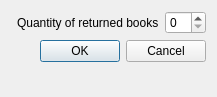
<?xml version="1.0" encoding="UTF-8"?>
<ui version="4.0">
 <class>CancelReserve</class>
 <widget class="QDialog" name="CancelReserve">
  <property name="geometry">
   <rect>
    <x>0</x>
    <y>0</y>
    <width>202</width>
    <height>97</height>
   </rect>
  </property>
  <property name="sizePolicy">
   <sizepolicy hsizetype="Fixed" vsizetype="Fixed">
    <horstretch>0</horstretch>
    <verstretch>0</verstretch>
   </sizepolicy>
  </property>
  <property name="windowTitle">
   <string>Reserve book</string>
  </property>
  <property name="windowIcon">
   <iconset>
    <normaloff>:/images/update.png</normaloff>:/images/update.png</iconset>
  </property>
  <property name="toolTipDuration">
   <number>-1</number>
  </property>
  <layout class="QFormLayout" name="formLayout">
   <item row="0" column="1">
    <layout class="QHBoxLayout" name="horizontalLayout_2">
     <item>
      <widget class="QLabel" name="label_7">
       <property name="text">
        <string>Quantity of returned books</string>
       </property>
      </widget>
     </item>
     <item>
      <widget class="QSpinBox" name="spinBox_quantity"/>
     </item>
    </layout>
   </item>
   <item row="1" column="0" colspan="2">
    <widget class="QDialogButtonBox" name="buttonBox">
     <property name="statusTip">
      <string/>
     </property>
     <property name="standardButtons">
      <set>QDialogButtonBox::Cancel|QDialogButtonBox::Ok</set>
     </property>
    </widget>
   </item>
  </layout>
 </widget>
 <resources/>
 <connections/>
</ui>
